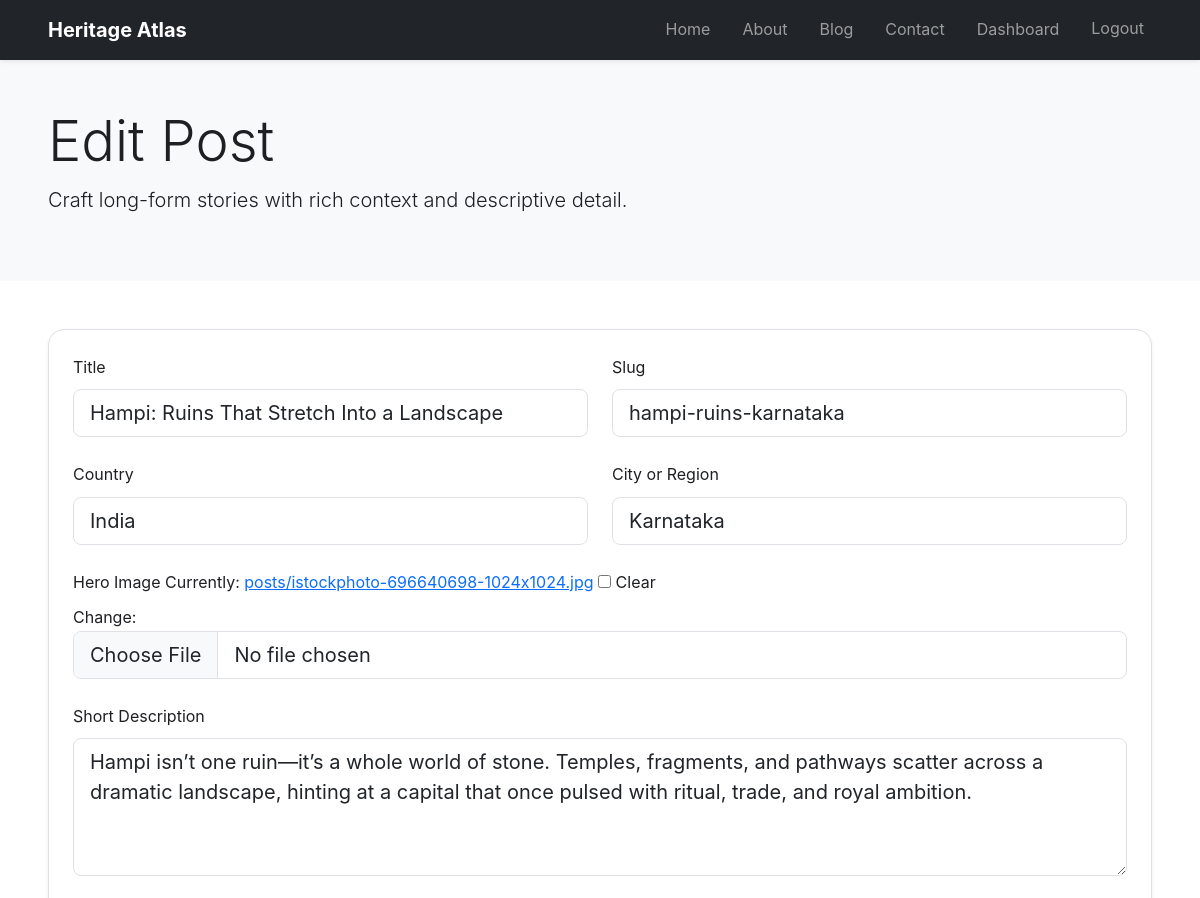
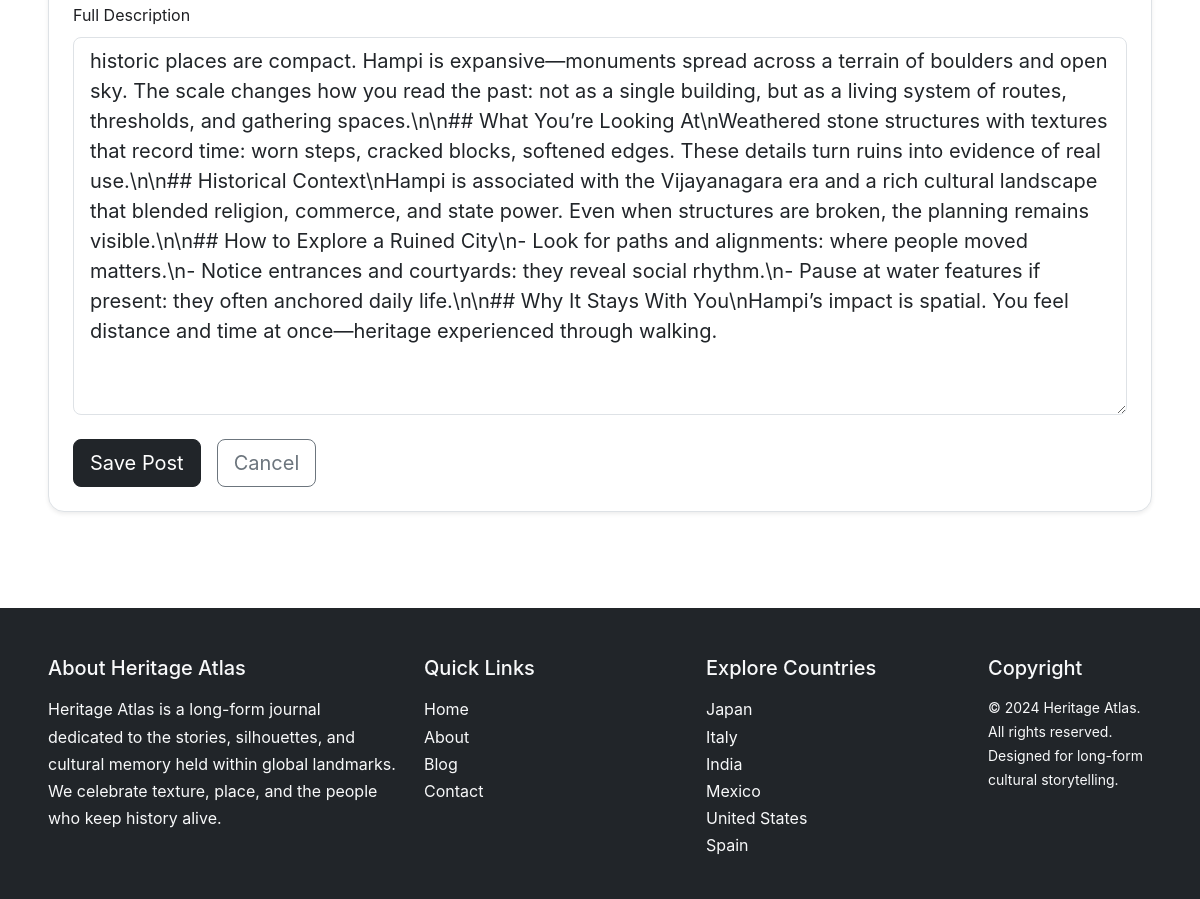
The app's page /dashboard/hampi-ruins-karnataka/edit/ (signed in) with its own data (2 pictures, top to bottom).
### blog/models.py (models this page shows, shortened)
class Post(models.Model):
    title = models.CharField(max_length=255)
    slug = models.SlugField(unique=True)
    country = models.CharField(max_length=100)
    city_or_region = models.CharField(max_length=150, blank=True)
    hero_image = models.ImageField(upload_to="posts/", blank=True, null=True)
    short_description = models.TextField()
    full_description = models.TextField()
    created_at = models.DateTimeField(auto_now_add=True)
    updated_at = models.DateTimeField(auto_now=True)
    author = models.ForeignKey(settings.AUTH_USER_MODEL, on_delete=models.CASCADE)
    views = models.IntegerField(default=0)
    class Meta:
        ordering = ["-created_at"]

### blog/views.py (the view)
# urls.py: path("dashboard/<slug:slug>/edit/", views.PostUpdateView.as_view(), name="post_edit"),
class PostUpdateView(LoginRequiredMixin, UpdateView):
    model = Post
    form_class = PostForm
    template_name = "blog/post_form.html"
    def get_queryset(self):
        queryset = Post.objects.all()
        if self.request.user.is_staff:
            return queryset
        return queryset.filter(author=self.request.user)

### blog/forms.py
class PostForm(forms.ModelForm):
    class Meta:
        model = Post
        fields = [
            "title",
            "slug",
            "country",
            "city_or_region",
            "hero_image",
            "short_description",
            "full_description",
        ]
        widgets = {
            "short_description": forms.Textarea(attrs={"rows": 4}),
            "full_description": forms.Textarea(attrs={"rows": 12}),
        }
    def __init__(self, *args, **kwargs):
        super().__init__(*args, **kwargs)
        for name, field in self.fields.items():
            css_class = "form-control form-control-lg"
            if name == "hero_image":
                css_class = "form-control form-control-lg"
            if name in {"short_description", "full_description"}:
                field.widget.attrs.update({"class": css_class})
            else:
                field.widget.attrs.update({"class": css_class})

### blog/templates/blog/post_form.html (shortened to what this page needs)
{% extends "base.html" %}
{% block content %}
<section class="py-5 bg-light">
    <div class="container-fluid px-lg-5">
        <h1 class="display-4">{% if form.instance.pk %}Edit Post{% else %}Create New Post{% endif %}</h1>
        <p class="lead">Craft long-form stories with rich context and descriptive detail.</p>
    </div>
</section>
<section class="py-5">
    <div class="container-fluid px-lg-5">
        <form method="post" enctype="multipart/form-data" class="p-4 border rounded-4 bg-white shadow-sm">
            <div class="row g-4">
                <div class="col-lg-6">
                    <label class="form-label">Title</label>
                    {{ form.title }}
                </div>
                <div class="col-lg-6">
                    <label class="form-label">Slug</label>
                    {{ form.slug }}
                </div>
                <div class="col-lg-6">
                    <label class="form-label">Country</label>
                    {{ form.country }}
                </div>
                <div class="col-lg-6">
                    <label class="form-label">City or Region</label>
                    {{ form.city_or_region }}
                </div>
                <div class="col-12">
                    <label class="form-label">Hero Image</label>
                    {{ form.hero_image }}
                </div>
                <div class="col-12">
                    <label class="form-label">Short Description</label>
                    {{ form.short_description }}
                </div>
                <div class="col-12">
                    <label class="form-label">Full Description</label>
                    {{ form.full_description }}
                </div>
            </div>
            <div class="mt-4 d-flex gap-3">
                <button class="btn btn-dark btn-lg" type="submit">Save Post</button>
                <a class="btn btn-outline-secondary btn-lg" href="{% url 'dashboard' %}">Cancel</a>
            </div>
        </form>
    </div>
</section>
{% endblock %}

### static/css/styles.css (style rules this page uses)
body { font-family: "Inter", "Segoe UI", system-ui, sans-serif; line-height: 1.7; color: #1e1f23; }
form input, form textarea, form select { border-radius: 0.75rem; }

### records on screen
Post: title "Hampi: Ruins That Stretch Into a Landscape", slug "hampi-ruins-karnataka", country "India", city_or_region "Karnataka", short_description "Hampi isn’t one ruin—it’s a whole world of stone. Temples, fragments, and pathways scatter across a dramatic landscape, hinting at a capital that once pulsed with ritual, trade, and royal ambition.", full_description "historic places are compact. Hampi is expansive—monuments spread across a terrain of boulders and open sky. The scale changes how you read the past: not as a single building, but as a living system of routes, thresholds, and gathering spaces.\\n\\n## What You’re Looking At\\nWeathered stone structures with textures that record time: worn steps, cracked blocks, softened edges. These details turn ruins into evidence of real use.\\n\\n## Historical Context\\nHampi is associated with the Vijayanagara era and a rich cultural landscape that blended religion, commerce, and state power. Even when structures are broken, the planning remains visible.\\n\\n## How to Explore a Ruined City\\n- Look for paths and…"
